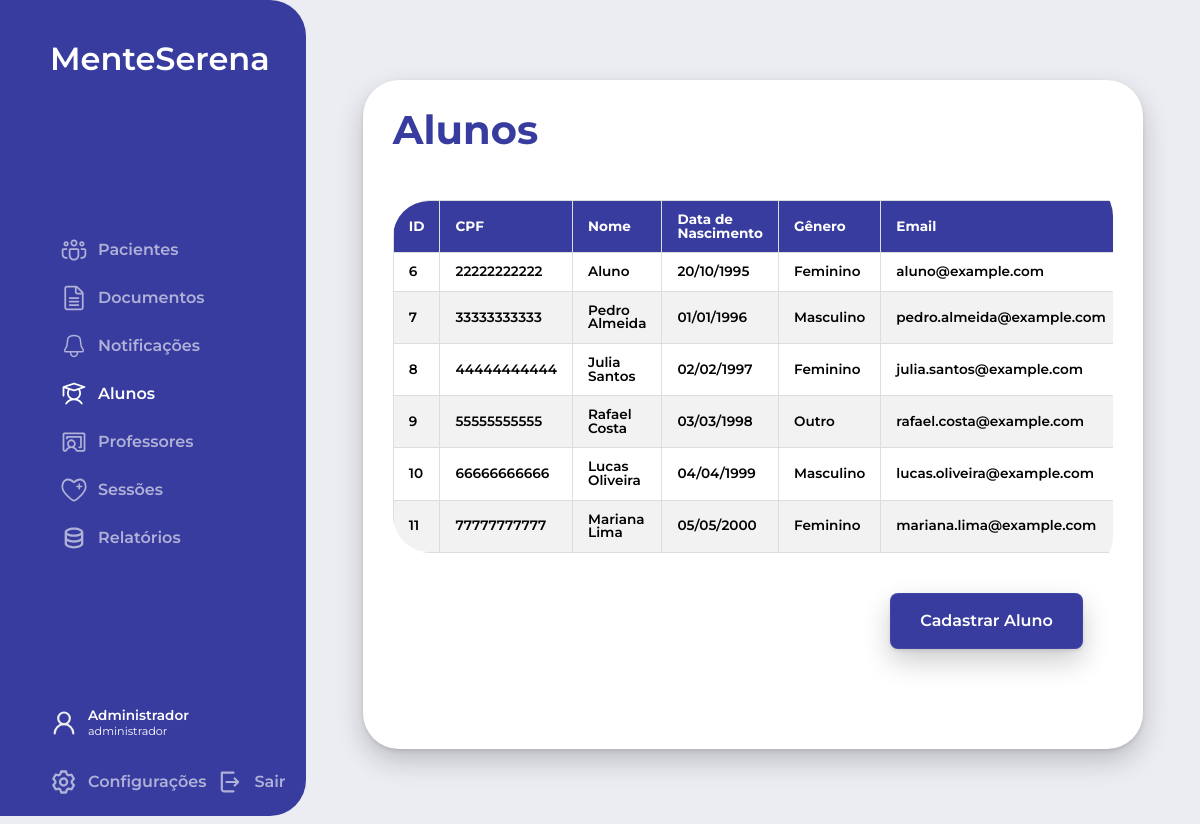
The page /php/mainContent.php?tipo=alunos (signed in) on the database its author committed.
### tables this page shows
CREATE TABLE Usuarios (
    id_usuario INT AUTO_INCREMENT PRIMARY KEY,
    cpf VARCHAR(14) NOT NULL,
    nome VARCHAR(50) NOT NULL,
    data_nascimento DATE NOT NULL,
    genero ENUM('Masculino', 'Feminino', 'Outro') NOT NULL,
    data_contratacao DATE NOT NULL,
    formacao VARCHAR(50) NOT NULL,
    tipo_usuario ENUM('aluno', 'professor', 'administrador') NOT NULL,
    especialidade VARCHAR(20),
    email VARCHAR(50) NOT NULL,
    telefone VARCHAR(15) NOT NULL,
    login VARCHAR(20) NOT NULL,
    senha VARCHAR(255) NOT NULL,
    ativo BOOLEAN NOT NULL
);

### php/mainContent.php (the view, shortened to what this page needs)
<?php
include('../config.php');
$tipo = isset($_GET['tipo']) ? $_GET['tipo'] : 'pacientes';
$query = '';
switch ($tipo) {
    case 'alunos':
        $query = "SELECT * FROM Usuarios WHERE tipo_usuario = 'aluno'";
        $titulo = "Alunos";
        $colunas = ['ID', 'CPF', 'Nome', 'Data de Nascimento', 'Gênero', 'Email', 'Telefone'];
        $mapeamento = [
            'ID' => 'id_usuario',
            'CPF' => 'cpf',
            'Nome' => 'nome',
            'Data de Nascimento' => 'data_nascimento',
            'Gênero' => 'genero',
            'Email' => 'email',
            'Telefone' => 'telefone'
        ];
        $detalheUrl = 'acessarAlunos.php';
        break;
}
if (!empty($query)) {
    $result = mysqli_query($conn, $query);
} else {
    echo "Erro na consulta.";
}
?>
<!DOCTYPE html>
<html lang="pt-br">
<head>
    <link rel="stylesheet" href="../estilo.css">
    <link rel="stylesheet" href="../css/sidebar.css">
    <link rel="stylesheet" href="../css/mainContent.css">
</head>
<body>
    <div class="body_section">
        <?php include('sidebar.php'); ?>
        <main>
            <div class="main_title"><h2><?php echo $titulo; ?></h2></div>
            <div class="content">
                <div class="table-container">
                    <table>
                        <thead>
                            <tr>
                                <?php foreach ($colunas as $coluna) {
                                    echo "<th>$coluna</th>";
                                } ?>
                            </tr>
                        </thead>
                        <tbody>
                            <?php
                            if (mysqli_num_rows($result) > 0) {
                                while ($row = mysqli_fetch_assoc($result)) {
                                    $rowUrl = ($tipo == 'notificacoes') ? "acessarSessoes.php?id=" . $row['id_sessao'] : "$detalheUrl?id=" . $row[$mapeamento['ID']];
                                    echo "<tr onclick=\"window.location.href='$rowUrl'\">";
                                    foreach ($colunas as $coluna) {
                                        $campo = $mapeamento[$coluna];
                                        if ($coluna == 'Data de Nascimento' && isset($row[$campo])) {
                                            $dataFormatada = date('d/m/Y', strtotime($row[$campo]));
                                            echo "<td>$dataFormatada</td>";
                                        } elseif ($coluna == 'Data da Sessão' && isset($row[$campo])) {
                                            $dataFormatada = date('d/m/Y', strtotime($row[$campo]));
                                            echo "<td>$dataFormatada</td>";
                                        } elseif ($coluna == 'Data' && isset($row[$campo])) {
                                            $dataFormatada = date('d/m/Y', strtotime($row[$campo]));
                                            echo "<td>$dataFormatada</td>";
                                        } else {
                                            echo "<td>" . (isset($row[$campo]) ? $row[$campo] : '') . "</td>";
                                        }
                                    }
                                    echo "</tr>";
                                }
                            } else {
                                echo "<tr><td colspan='" . count($colunas) . "'>Nenhum registro encontrado</td></tr>";
                            }
                            ?>
                        </tbody>
                    </table>
                </div>
                <?php if ($tipo != 'notificacoes'): ?>
                <div class="button-container">
                    <?php
                    switch ($tipo) {
                        case 'alunos':
                            echo '<a href="cadastrarAlunos.php" class="botao_azul text_button">Cadastrar Aluno</a>';
                            break;
                    }
                    ?>
                </div>
                <?php endif; ?>
            </div>
        </main>
    </div>
</body>
</html>

### php/sidebar.php (shortened to what this page needs)
<?php
if (isset($_SESSION['id_usuario'])) {
  $nivelAcesso = $_SESSION['UsuarioNivel'];
  $paginaAtual = basename($_SERVER['PHP_SELF']);
  $tipo = isset($_GET['tipo']) ? $_GET['tipo'] : 'pacientes';
  function gerarItemSidebar($paginaAtual, $tipo, $tipoPagina, $url, $imgSrc, $texto) {
    $activeClass = ($paginaAtual == 'mainContent.php' && $tipo == $tipoPagina) ? 'active' : '';
    return '
      <li class="' . $activeClass . '">
        <a href="' . $url . '">
          <img src="' . $imgSrc . '" alt="' . $texto . '">
          <span>' . $texto . '</span>
        </a>
      </li>';
  }
  $sidebar = '
    <div class="sidebar">
      <div class="logo"><h3>MenteSerena</h3></div>
      <ul>';
  if ($nivelAcesso == ADMINISTRADOR) {
    $sidebar .= gerarItemSidebar($paginaAtual, $tipo, 'pacientes', '/MenteSerena-master/php/mainContent.php?tipo=pacientes', '../images/pacientes.svg', 'Pacientes');
    $sidebar .= gerarItemSidebar($paginaAtual, $tipo, 'documentos', '/MenteSerena-master/php/mainContent.php?tipo=documentos', '../images/documentos.svg', 'Documentos');
    $sidebar .= gerarItemSidebar($paginaAtual, $tipo, 'notificacoes', '/MenteSerena-master/php/mainContent.php?tipo=notificacoes', '../images/notificacoes.svg', 'Notificações');
    $sidebar .= gerarItemSidebar($paginaAtual, $tipo, 'alunos', '/MenteSerena-master/php/mainContent.php?tipo=alunos', '../images/alunos.svg', 'Alunos');
    $sidebar .= gerarItemSidebar($paginaAtual, $tipo, 'professores', '/MenteSerena-master/php/mainContent.php?tipo=professores', '../images/professores.svg', 'Professores');
    $sidebar .= gerarItemSidebar($paginaAtual, $tipo, 'sessoes', '/MenteSerena-master/php/mainContent.php?tipo=sessoes', '../images/sessoes.svg', 'Sessões');
    $sidebar .= gerarItemSidebar($paginaAtual, $tipo, 'relatorios', '/MenteSerena-master/php/relatorio.php', '../images/relatorios.svg', 'Relatórios');
  } else if ($nivelAcesso == PROFESSOR) {
    $sidebar .= gerarItemSidebar($paginaAtual, $tipo, 'pacientes', '/MenteSerena-master/php/mainContent.php?tipo=pacientes', '../images/pacientes.svg', 'Pacientes');
    $sidebar .= gerarItemSidebar($paginaAtual, $tipo, 'documentos', '/MenteSerena-master/php/mainContent.php?tipo=documentos', '../images/documentos.svg', 'Documentos');
    $sidebar .= gerarItemSidebar($paginaAtual, $tipo, 'notificacoes', '/MenteSerena-master/php/mainContent.php?tipo=notificacoes', '../images/notificacoes.svg', 'Notificações');
    $sidebar .= gerarItemSidebar($paginaAtual, $tipo, 'alunos', '/MenteSerena-master/php/mainContent.php?tipo=alunos', '../images/alunos.svg', 'Alunos');
    $sidebar .= gerarItemSidebar($paginaAtual, $tipo, 'sessoes', '/MenteSerena-master/php/mainContent.php?tipo=sessoes', '../images/sessoes.svg', 'Sessões');
    $sidebar .= gerarItemSidebar($paginaAtual, $tipo, 'relatorios', '/MenteSerena-master/php/relatorio.php', '../images/relatorios.svg', 'Relatórios');
  } else if ($nivelAcesso == ALUNO) {
    $sidebar .= gerarItemSidebar($paginaAtual, $tipo, 'pacientes', '/MenteSerena-master/php/mainContent.php?tipo=pacientes', '../images/pacientes.svg', 'Pacientes');
    $sidebar .= gerarItemSidebar($paginaAtual, $tipo, 'documentos', '/MenteSerena-master/php/mainContent.php?tipo=documentos', '../images/documentos.svg', 'Documentos');
    $sidebar .= gerarItemSidebar($paginaAtual, $tipo, 'notificacoes', '/MenteSerena-master/php/mainContent.php?tipo=notificacoes', '../images/notificacoes.svg', 'Notificações');
    $sidebar .= gerarItemSidebar($paginaAtual, $tipo, 'sessoes', '/MenteSerena-master/php/mainContent.php?tipo=sessoes', '../images/sessoes.svg', 'Sessões');
  }
  $sidebar .= '
      </ul>
      <div class="menu">
        <div class="user">
          <img src="../images/user.svg" alt="Usuário">
          <div class="user_name">
            <span class="placeholder">' . $_SESSION['nome_usuario'] . '</span>
            <span class="caption">' . $_SESSION['UsuarioNivel'] . '</span>
          </div>
        </div>
        <div class="configuracoes">
          <a href="acessarUsuario.php?id=' . $_SESSION['id_usuario'] . '">
            <img src="../images/setting.svg" alt="Configurações">
            <span>Configurações</span>
          </a>
          <a href="logout.php">
            <img src="../images/exit.svg" alt="Sair">
            <span>Sair</span>
          </a>
        </div>
      </div>
    </div>';
  echo $sidebar;
} else {
  header('Location: /MenteSerena-master/index.php');
  exit();
}
?>

### estilo.css (style rules this page uses)
:root { --primary-color: #373C9E; --darker-primary-color: #2E3385; --off-white: #ECEDF2; --white: #ffffff; --black: #1e1e1e; --light-gray: #BBC8D4; --shadow: rgba(0, 0, 0, 0.2) 0px 12px 28px 0px, rgba(0, 0, 0, 0.1) 0px 2px 4px 0px, rgba(255, 255, 255, 0.05) 0px 0px 0px 1px inset; }
body { font-family: 'Montserrat', Arial, Helvetica, sans-serif; background-color: var(--off-white); font-size: 16px; margin: 0; padding: 0; }
h1, h2, h3, h4, h5, h6, p, span, .text_button, .placeholder, .small, .caption { margin: 0; }
h2 { color: var(--black); font-size: 2.5rem; font-weight: 700; line-height: 100%; }
h3 { color: var(--black); font-size: 2rem; font-weight: 600; line-height: 120%; }
span { font-size: 1rem; font-weight: 600; line-height: 100%; }
.text_button { color: var(--black); font-size: 1rem; font-weight: 600; line-height: 100%; }
.placeholder { color: var(--black); font-size: 0.85rem; font-weight: 600; line-height: 100%; }
.caption { color: var(--black); font-size: 0.7rem; font-weight: 400; line-height: 120%; }
ul { list-style: none; }
.button-container { display: flex; justify-content: flex-end; margin: 20px 30px 50px auto; }
.botao_azul { background-color: var(--primary-color); color: var(--white); padding: 20px 30px; text-decoration: none; border-radius: 8px; box-shadow: var(--shadow); transition: all 0.3s ease; cursor: pointer; border: none; }

### css/sidebar.css (style rules this page uses)
span { font-size: 1rem; font-weight: 600; line-height: 100%; }
.placeholder { color: var(--white); font-size: 0.85rem; font-weight: 600; line-height: 100%; }
.caption { color: var(--white); font-size: 0.7rem; font-weight: 400; line-height: 120%; }
.sidebar { max-height: 100vh; height: 97vh; max-width: 295px; background-color: var(--primary-color); color: var(--white); padding: 20px; display: flex; flex-direction: column; justify-content: space-between; border-radius: 0 36px 36px 0; }
.sidebar .logo h3 { color: var(--white); margin: 20px auto auto 30px; }
.sidebar ul { list-style: none; padding: 0; margin: auto auto auto 30px; }
.sidebar a { text-decoration: none; color: var(--white); opacity: 0.6; display: flex; align-items: center; padding: 10px; transition: all 0.3s ease; }
.sidebar a:hover, .sidebar .active a, .sidebar .active img { opacity: 1; color: #fff; }
.sidebar img { margin-right: 10px; width: 28px; height: 28px; }
.menu { display: flex; flex-direction: column; margin-left: 30px; background-color: var(--primary-color); align-items: flex-start; }
.menu .placeholder { margin-bottom: 2px; }
.menu .caption { margin: 0; }
.user { display: flex; align-items: center; margin-bottom: 30px; }
.user .user_name { display: flex; flex-direction: column; }
.configuracoes { display: flex; gap: 10px; }
.configuracoes a { padding: 0; }

### css/mainContent.css (style rules this page uses)
.body_section { display: flex; flex-direction: row; flex-wrap: wrap; }
.body_section main { width: 100%; max-width: 60vw; height: auto; padding: 30px; padding-bottom: 50px; margin: 80px auto 80px; background-color: var(--white); border-radius: 36px; box-shadow: var(--shadow); display: flex; flex-direction: column; }
.body_section main .main_title h2 { color: var(--primary-color); margin: 0 0 30px; }
table { width: 100%; border-collapse: collapse; margin: 20px 0; font-size: 0.85rem; font-weight: 600; line-height: 100%; text-align: left; border-radius: 36px; overflow: hidden; }
.table-container { max-height: 50vh; max-width: 60vw; overflow-y: auto; overflow-x: auto; border-radius: 36px; }
.table-container table tbody tr { cursor: pointer; }
table th, table td { padding: 12px 15px; border: 1px solid #ddd; }
table th { background-color: var(--primary-color); color: var(--white); position: sticky; top: 0; z-index: 1; }
table tr:nth-child(even) { background-color: #f2f2f2; }
table thead th:first-child { border-top-left-radius: 36px; }
table tbody tr:last-child td:first-child { border-bottom-left-radius: 36px; }

### rows shown on the page
usuarios: id_usuario "6", cpf "22222222222", nome "Aluno", data_nascimento "20/10/1995", genero "Feminino", email "aluno@example.com"
usuarios: id_usuario "7", cpf "33333333333", nome "Pedro Almeida", data_nascimento "01/01/1996", genero "Masculino", email "pedro.almeida@example.com"
usuarios: id_usuario "8", cpf "44444444444", nome "Julia Santos", data_nascimento "02/02/1997", genero "Feminino", email "julia.santos@example.com"
usuarios: id_usuario "9", cpf "55555555555", nome "Rafael Costa", data_nascimento "03/03/1998", genero "Outro", email "rafael.costa@example.com"
usuarios: id_usuario "10", cpf "66666666666", nome "Lucas Oliveira", data_nascimento "04/04/1999", genero "Masculino", email "lucas.oliveira@example.com"
usuarios: id_usuario "11", cpf "77777777777", nome "Mariana Lima", data_nascimento "05/05/2000", genero "Feminino", email "mariana.lima@example.com"

### other values the page prints
$texto "Pacientes Documentos Notificações Alunos Professores Sessões Relatórios"
$_SESSION['nome_usuario'] "Administrador"
$_SESSION['UsuarioNivel'] "administrador"
$titulo "Alunos"
$coluna "ID"
$coluna "CPF"
$coluna "Nome"
$coluna "Data de Nascimento"
$coluna "Gênero"
$coluna "Email"
